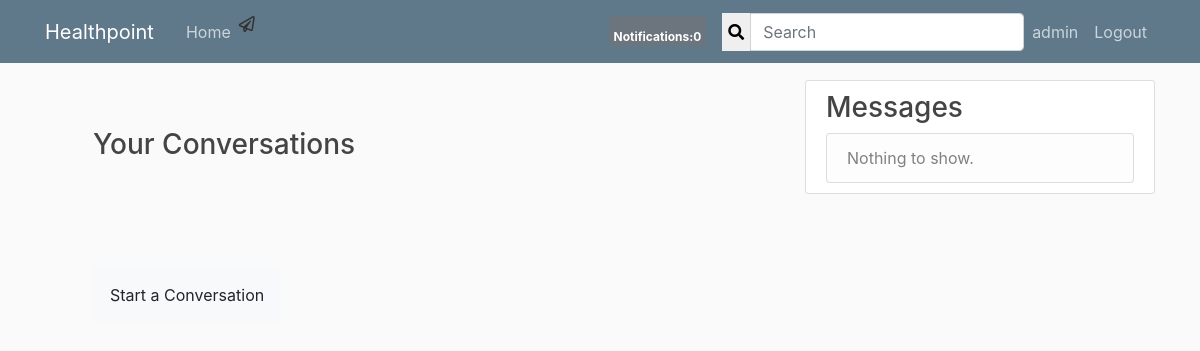
The app's page /account/inbox/ (signed in), older data.
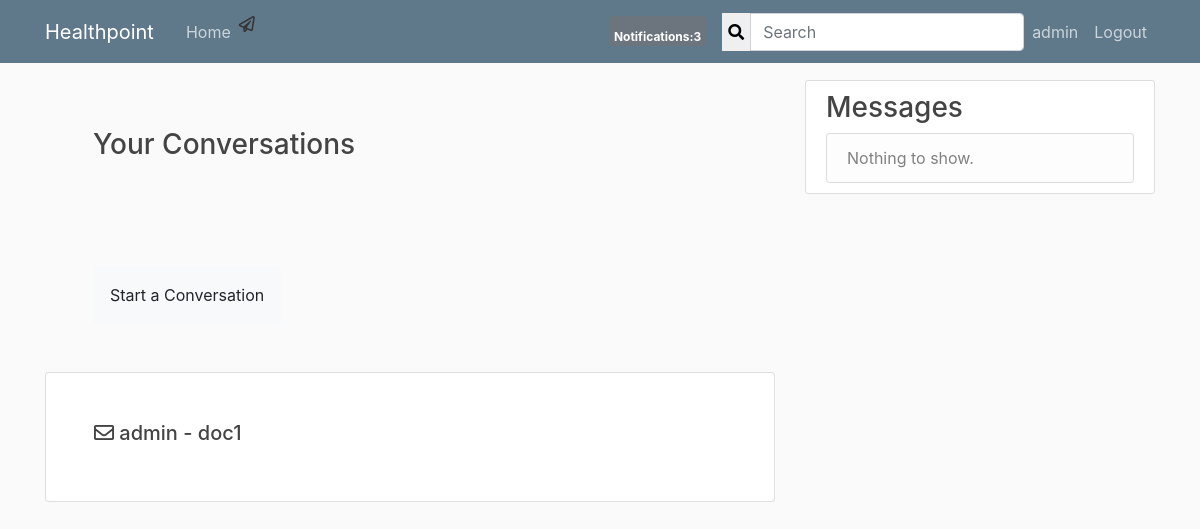
The same page, newer data.
### account/models.py (models this page shows, shortened)
class ThreadModel(models.Model):
	user = models.ForeignKey(User, on_delete=models.CASCADE, related_name='+')
	receiver = models.ForeignKey(User, on_delete=models.CASCADE, related_name='+')

class User(AbstractBaseUser, PermissionsMixin):
	id = models.AutoField(primary_key = True)
	email = models.EmailField(max_length=200, unique=True)
	is_email_verified = models.BooleanField(default=False)
	user_name = models.CharField(max_length=20, unique=True)
	full_name = models.CharField(max_length=100)
	date_joined = models.DateTimeField(default=timezone.now, blank=True)
	is_staff = models.BooleanField(default=False)
	is_active = models.BooleanField(default=True)
	is_doctor = models.BooleanField(default=False)
	is_superuser = models.BooleanField(default=False)
	objects = AccountManager()
	USERNAME_FIELD = 'email'
	REQUIRED_FIELDS = ['user_name', 'full_name']
	def __str__(self):
		return self.user_name

### account/views.py (the view)
# urls.py: path('inbox/', views.ListThreads.as_view(), name='inbox'),
class ListThreads(View):
	def get(self, request, *args, **kwargs):
		threads = ThreadModel.objects.filter(Q(user=request.user) | Q(receiver=request.user))
		context = {
		'threads' : threads,
		}
		return render(request, 'account/inbox.html', context)

### healthpoint/templatetags/custom_tags.py (called while the page is built)
@register.inclusion_tag('healthpoint/show_notifications.html', takes_context=True)
def show_notifications(context):
	request_user = context['request'].user
	notifications = Notification.objects.filter(to_user=request_user).exclude(user_has_seen=True).order_by('-date')
	return {'notifications':notifications}

### account/templates/account/inbox.html
{% extends "healthpoint/base.html" %}
{% block content %}
<div class="container">
	<div class="row">
		<div class="col-md-12 p-5">
			<h3>Your Conversations</h3>
		</div>
	</div>
	<div class="row">
		<div class="col-md-12 p-5">
			<form method="GET" action="{% url 'create-thread' %}">
				<button class="btn btn-light p-3" type="submit">Start a Conversation</button>
			</form>
		</div>
	</div>
	{% for thread in threads.all %}
	<div class="row mb-3">
		<div class="card col-md-12 p-5 shadow-sm">
			<a href="{% url 'thread' thread.pk %}"><h5><i class="far fa-envelope"></i> {{ thread.user }} - {{ thread.receiver }}</h5>
			</a>
		</div>
	</div>
	{% endfor %}
</div>
{% endblock content %}

Row changes from the older to the newer data that the page shows:
added ThreadModel: user "admin", receiver "doc1"
Text that changed along with them:
{{ notifications.count }}: "0" → "3"
